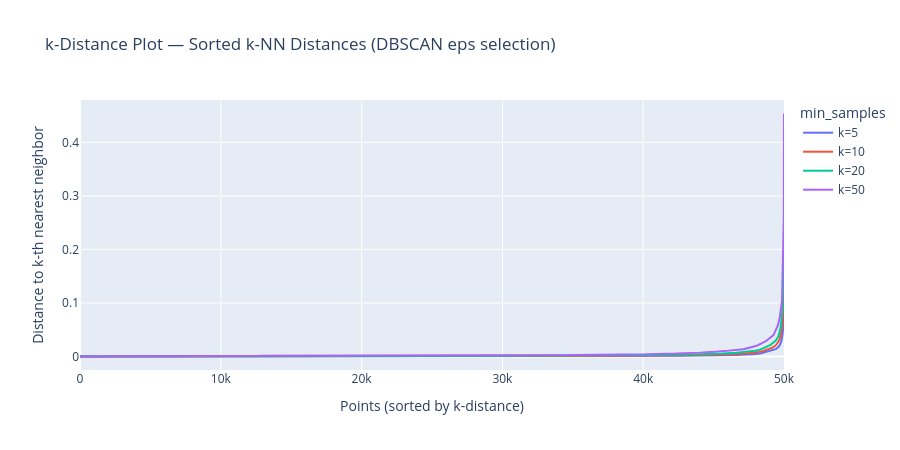

The notebook cell this image was saved under:
### Code cell
# k-distance plot: for each point, compute distance to its k-th nearest neighbor,
# sort in ascending order, and plot. The "elbow" indicates the optimal eps.
# If no sharp elbow exists, DBSCAN's density-based separation is not appropriate.

from sklearn.neighbors import NearestNeighbors

# Test multiple values of min_samples to show the pattern is consistent
min_samples_test = [5, 10, 20, 50]

fig = go.Figure()
for k in min_samples_test:
    nn = NearestNeighbors(n_neighbors=k)
    nn.fit(X_sample)
    distances, _ = nn.kneighbors(X_sample)
    k_distances = np.sort(distances[:, -1])  # distance to k-th neighbor, sorted

    fig.add_trace(go.Scatter(
        x=list(range(len(k_distances))),
        y=k_distances,
        mode="lines",
        name=f"k={k}",
    ))

fig.update_layout(
    title="k-Distance Plot — Sorted k-NN Distances (DBSCAN eps selection)",
    xaxis_title="Points (sorted by k-distance)",
    yaxis_title="Distance to k-th nearest neighbor",
    height=450,
    legend=dict(title="min_samples"),
)
fig.write_image("reports/figures/03_01_k_distance_plot.png", width=1200, height=700, scale=2)
fig.show()

### Figure 1 — Plotly figure (JSON) as saved in the notebook; plotly's stock layout.template omitted (floating-point values rounded to 4 significant figures; data arrays with more than 128 entries replaced by an {"elided": "..."} marker saying what was removed)
{"data": [{"mode": "lines", "name": "k=5", "type": "scatter", "x": {"elided": "50000 int values"}, "y": {"elided": "50000 float values"}}, {"mode": "lines", "name": "k=10", "type": "scatter", "x": {"elided": "50000 int values"}, "y": {"elided": "50000 float values"}}, {"mode": "lines", "name": "k=20", "type": "scatter", "x": {"elided": "50000 int values"}, "y": {"elided": "50000 float values"}}, {"mode": "lines", "name": "k=50", "type": "scatter", "x": {"elided": "50000 int values"}, "y": {"elided": "50000 float values"}}], "layout": {"height": 450, "legend": {"title": {"text": "min_samples"}}, "title": {"text": "k-Distance Plot — Sorted k-NN Distances (DBSCAN eps selection)"}, "xaxis": {"title": {"text": "Points (sorted by k-distance)"}}, "yaxis": {"title": {"text": "Distance to k-th nearest neighbor"}}}}
